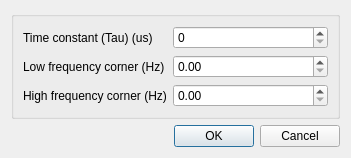
<?xml version="1.0" encoding="UTF-8"?>
<ui version="4.0">
 <class>FMPreemphasisDialog</class>
 <widget class="QDialog" name="FMPreemphasisDialog">
  <property name="geometry">
   <rect>
    <x>0</x>
    <y>0</y>
    <width>351</width>
    <height>142</height>
   </rect>
  </property>
  <property name="font">
   <font>
    <family>Liberation Sans</family>
    <pointsize>9</pointsize>
   </font>
  </property>
  <property name="windowTitle">
   <string>FM Preemphasis Settings</string>
  </property>
  <layout class="QVBoxLayout" name="verticalLayout">
   <item>
    <widget class="QGroupBox" name="groupBox">
     <layout class="QFormLayout" name="formLayout">
      <item row="0" column="0">
       <widget class="QLabel" name="tauLabel">
        <property name="text">
         <string>Time constant (Tau) (us)</string>
        </property>
       </widget>
      </item>
      <item row="1" column="0">
       <widget class="QLabel" name="lowFreqLabel">
        <property name="text">
         <string>Low frequency corner (Hz)</string>
        </property>
       </widget>
      </item>
      <item row="1" column="1">
       <widget class="QDoubleSpinBox" name="lowFreq">
        <property name="toolTip">
         <string>Low frequency corner. Automatically calculated based on tau.</string>
        </property>
        <property name="maximum">
         <double>10000.000000000000000</double>
        </property>
        <property name="singleStep">
         <double>1000.000000000000000</double>
        </property>
       </widget>
      </item>
      <item row="2" column="0">
       <widget class="QLabel" name="highFreqLabel">
        <property name="text">
         <string>High frequency corner (Hz)</string>
        </property>
       </widget>
      </item>
      <item row="2" column="1">
       <widget class="QDoubleSpinBox" name="highFreq">
        <property name="toolTip">
         <string>High frequency corner.</string>
        </property>
        <property name="maximum">
         <double>1000000.000000000000000</double>
        </property>
        <property name="singleStep">
         <double>1000.000000000000000</double>
        </property>
       </widget>
      </item>
      <item row="0" column="1">
       <widget class="QDoubleSpinBox" name="tau">
        <property name="toolTip">
         <string>Time constant in us. 50 for EU. 75 for USA.</string>
        </property>
        <property name="decimals">
         <number>0</number>
        </property>
        <property name="maximum">
         <double>5000.000000000000000</double>
        </property>
        <property name="singleStep">
         <double>10.000000000000000</double>
        </property>
       </widget>
      </item>
     </layout>
    </widget>
   </item>
   <item>
    <widget class="QDialogButtonBox" name="buttonBox">
     <property name="orientation">
      <enum>Qt::Horizontal</enum>
     </property>
     <property name="standardButtons">
      <set>QDialogButtonBox::Cancel|QDialogButtonBox::Ok</set>
     </property>
    </widget>
   </item>
  </layout>
 </widget>
 <tabstops>
  <tabstop>tau</tabstop>
  <tabstop>lowFreq</tabstop>
  <tabstop>highFreq</tabstop>
 </tabstops>
 <resources/>
 <connections>
  <connection>
   <sender>buttonBox</sender>
   <signal>accepted()</signal>
   <receiver>FMPreemphasisDialog</receiver>
   <slot>accept()</slot>
   <hints>
    <hint type="sourcelabel">
     <x>248</x>
     <y>254</y>
    </hint>
    <hint type="destinationlabel">
     <x>157</x>
     <y>274</y>
    </hint>
   </hints>
  </connection>
  <connection>
   <sender>buttonBox</sender>
   <signal>rejected()</signal>
   <receiver>FMPreemphasisDialog</receiver>
   <slot>reject()</slot>
   <hints>
    <hint type="sourcelabel">
     <x>316</x>
     <y>260</y>
    </hint>
    <hint type="destinationlabel">
     <x>286</x>
     <y>274</y>
    </hint>
   </hints>
  </connection>
 </connections>
</ui>
